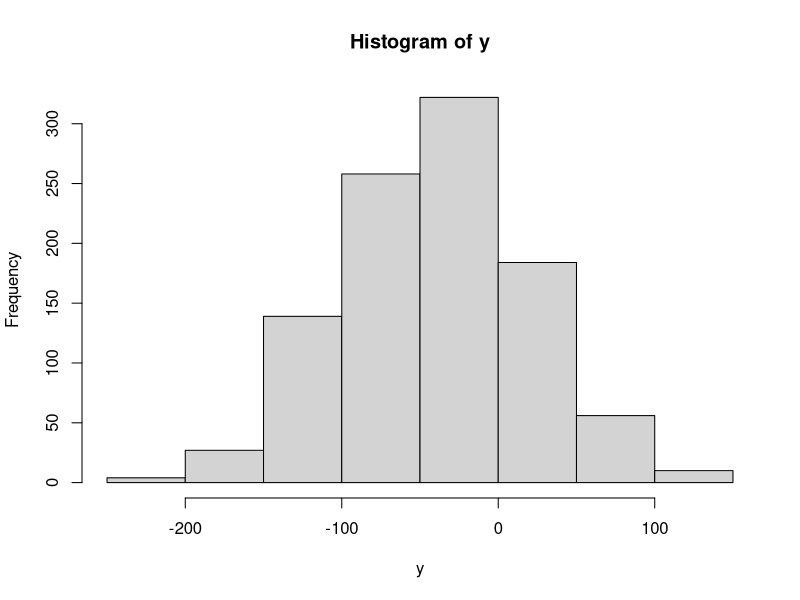

This figure's R source:
# Simulating fake data
x_1 <- rnorm(1000,5,7)
x_2 <- rgamma(1000,2)

#hist(x_1, col="grey")
true_error <- rnorm(1000,0,2)
true_beta_0 <- 1.1
true_beta_1 <- -8.2
true_beta_2 <- 2.3
y <- true_beta_0 + true_beta_1 * x_1 + true_beta_2 * x_2 + true_error
hist(y)
#plot(x_1, y, pch=20, col="red")

m1 <- lm(y~x_1)


